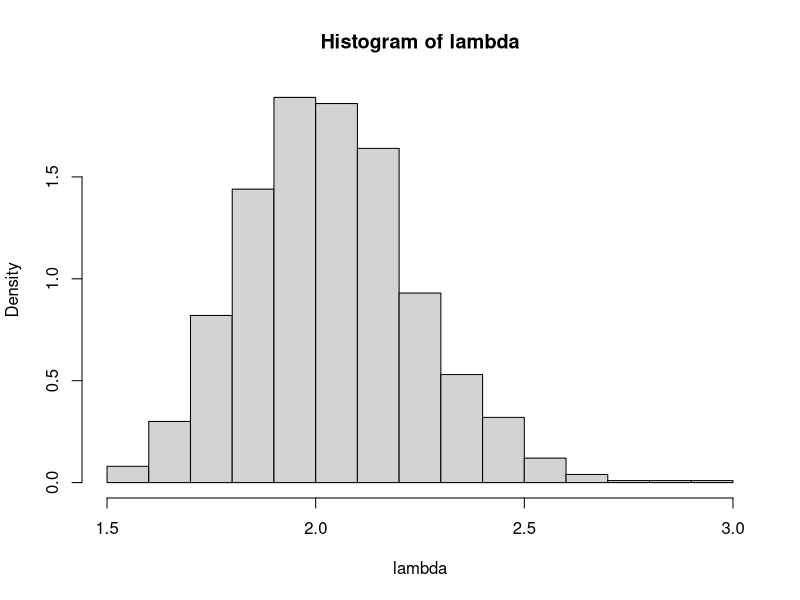

Write the R code that produced this figure.
## ---- chunk 1
knitr::opts_chunk$set(echo = TRUE)
## ---- chunk 2
set.seed(2023)
n <- 100
lambda <- numeric()
repeticao <- 1000
for(i in 1:repeticao){
  lambda[i] <- 1/mean(rexp(n, 2))
}

hist(lambda, freq = F)
## ---- chunk 3
set.seed(2023)
m <- 10000
g <- numeric(m)
for(i in 1:m){
  x <- rnorm(2)
  g[i] <- abs(x[1]-x[2])
}
theta_chapeu <- mean(g)
cat("O valor esperado é ", theta_chapeu,"\n")

### Outra forma de calcular 

set.seed(2023)
m <- 10000
x1 <- rnorm(m)
x2 <- rnorm(m)
g2 <- abs(x1-x2)
theta_chapeu2 <- mean(g2)
cat("O valor esperado é ", theta_chapeu2,"\n")

## ---- chunk 4
set.seed(2023)
m <- 10000
g <- numeric(m)
for(i in 1:m){
  x <- rnorm(2)
  g[i] <- abs(x[1]-x[2])
}
theta_chapeu <- mean(g)
cat("O valor esperado é ", theta_chapeu,"\n")
s <- sqrt(sum((g-mean(g))^2))/m
cat("O erro padrão obtido via MC é", s, "\n")
cat("O erro padrão exato é", sqrt((2-4/pi)/m), "\n")

